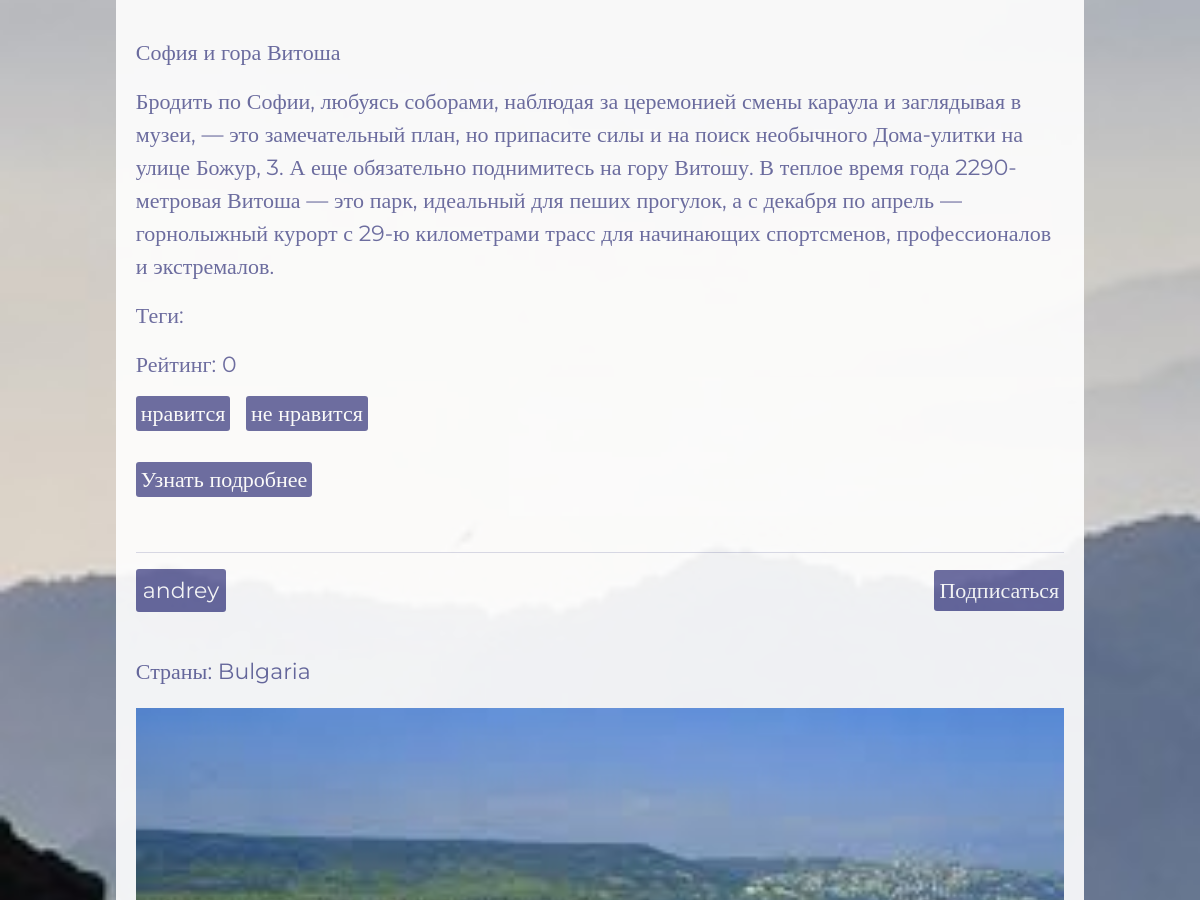
The app's page /posts/country/38/ (signed in, middle part), older data.
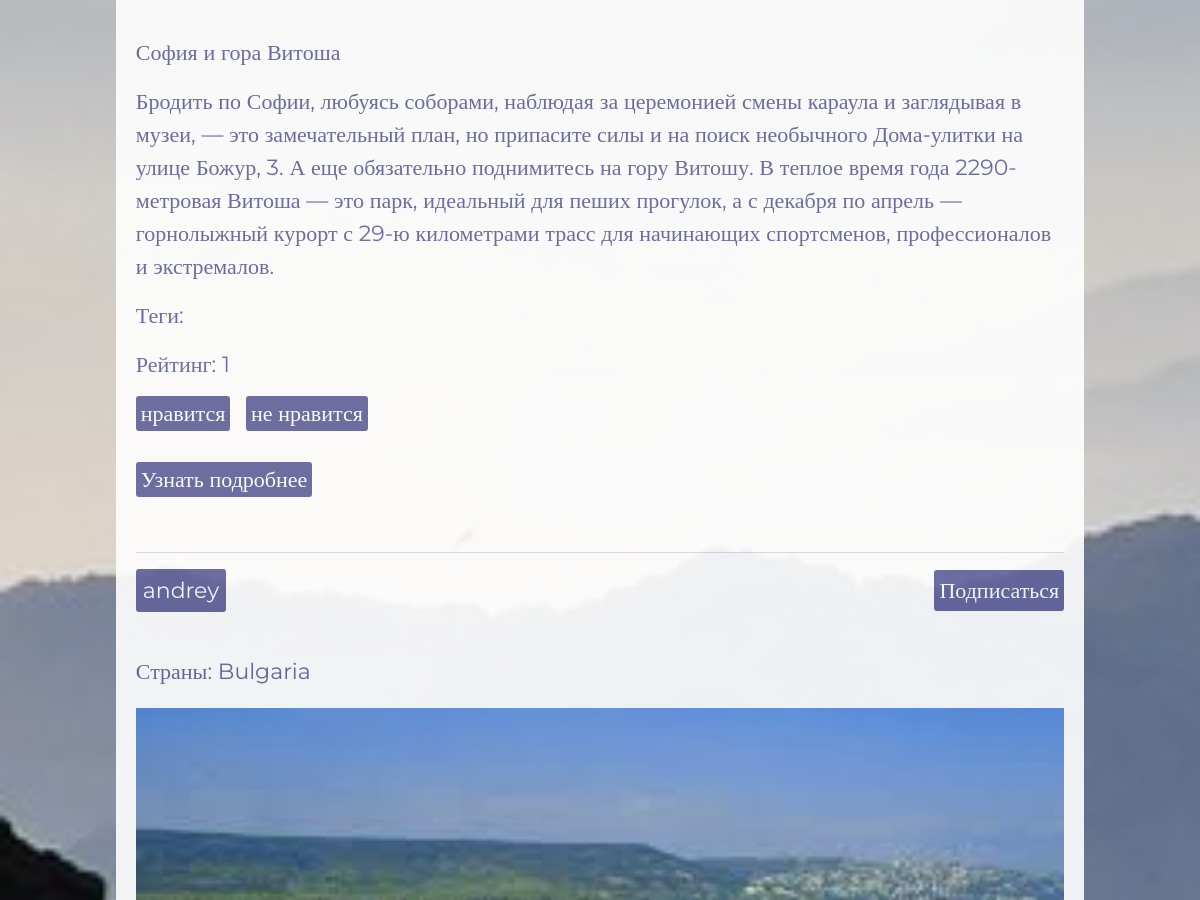
The same page, newer data.
### user/models.py (models this page shows, shortened)
class Post(models.Model):
    create_date = models.DateTimeField(auto_now_add=True)
    author = models.ForeignKey(User, on_delete=models.CASCADE,  verbose_name='Автор', blank=False, null=True, related_name='posts')
    countries = models.ManyToManyField(Country, blank=False, null=True, verbose_name="Страны")
    subject = models.CharField(max_length=255, blank=False, null=True, verbose_name='Тема')
    body = models.TextField(validators=[MinLengthValidator(3)], blank=False, null=True, verbose_name='Тело поста')
    photos = models.ManyToManyField(Photo, blank=True, verbose_name='Фотографии')
    tags = models.ManyToManyField(Tag, blank=True, verbose_name='Теги')
    rating = models.IntegerField(default=0, verbose_name='Рейтинг')
    class Meta:
        verbose_name = 'Пост'
        verbose_name_plural = 'Посты'

### user/views.py (the view)
# urls.py: path('posts/country/<int:country_id>/', views.posts_by_country_view, name='posts_by_country'),
@login_required
def posts_by_country_view(request, country_id):
    profile = Profile.objects.get(user=request.user)
    blocked_response = check_user_blocked(profile)
    if blocked_response:
        return blocked_response
    active_link = 'posts_by_country_view'
    country = get_object_or_404(Country, id=country_id)
    posts = Post.objects.filter(countries=country).order_by('-create_date')
    context = {
        'active_link': active_link,
        'country': country,
        'posts': posts,
    }
    return render(request, 'country/country_detail.html', context)

### user/context_processors.py (called while the page is built)
def global_context(request):
    latest_posts = Post.objects.order_by('-create_date')[:3]
    tag_cloud = Tag.objects.all()
    top_users = Profile.objects.annotate(
        posts_count=Count('user__posts'),
        total_rating=Sum('user__posts__rating')
    ).filter(total_rating__gt=0).order_by('-total_rating')[:5]
    return {
        'latest_posts': latest_posts,
        'tag_cloud': tag_cloud,
        'top_users': top_users,
    }

### user/permissions.py (called while the page is built)
def check_user_blocked(profile):
    if profile.is_blocked:
        return HttpResponse("Ваш аккаунт заблокирован. Вы не можете создавать посты.", status=403)
    return None

### templates/country/country_detail.html (shortened to what this page needs)
{% extends 'base.html' %}
{% block extra_css %}
    {% load static %}
    <link rel="stylesheet" href="{% static 'css/country_detail.css' %}">
{% endblock %}
{% block content %}
<div id="wrapper">
    {% if active_link == 'posts_by_country_view' %}
        {% for post in posts %}
        <div id="lenta">
            <hr>
            <div id="author">
                <a href="{% url 'profile_detail' post.author.id %}">{{post.author }}</a>
            <div>
                {% if request.user.is_authenticated %}
                    {% if post.is_following %}
                        <form action="{% url 'toggle_subscription' post.author.id %}" method="POST">
                            {% csrf_token %}
                            <button type="submit" id="subscription-bth">Отписаться</button>
                        </form>
                    {% else %}
                        <form action="{% url 'toggle_subscription' post.author.id %}" method="POST">
                            <button type="submit" id="subscription-bth">Подписаться</button>
                        </form>
                    {% endif %}
                {% endif %}
            </div>
        </div>
        <br>
        <div id="country">
            {% if post.countries.exists %}
                <p>Страны:
                    {% for country in post.countries.all %}
                        {{ country.name }}{% if not forloop.last %}, {% endif %}
                    {% endfor %}
                </p>
            {% else %}
                <p>Страны не указаны</p>
            {% endif %}
        </div>
        <div id="img">
            {% if post.photos.exists %}
                <img src="{{ post.photos.first.image.url }}" alt="photo">
            {% else %}
                    <p>Фотографии не загружены</p>
            {% endif %}
        </div>
        <br>
        <div id="subject">
            <p>
                {{post.subject }}
            </p>
        </div>
        <div id="info-text">
            <p>
                {{post.body }}
            </p>
        </div>
        <div id="teg">
            {% if post.countries.exists %}
                <p>Теги:
                </p>
            {% else %}
                <p>Теги не указаны</p>
            {% endif %}
        </div>
        <div id="rating-{{ post.id }}">
            <p>Рейтинг: <span class="rating-value">{{ post.rating }}</span></p>
            <div class="rating-buttons">
                <a href="#" class="increase-rating" data-post-id="{{ post.id }}">нравится</a>
                <a href="#" class="decrease-rating" data-post-id="{{ post.id }}">не нравится</a>
            </div>
        </div>
        <br>
        <div id="detail-post-link">
            <a href="{% url 'post_detail' post.id %}">Узнать подробнее</a>
        </div>
    </div>
        {% endfor %}
    {% endif %}
</div>
{% endblock %}

Row changes from the older to the newer data that the page shows:
changed Post "София и гора Витоша": rating "0" → "1"
